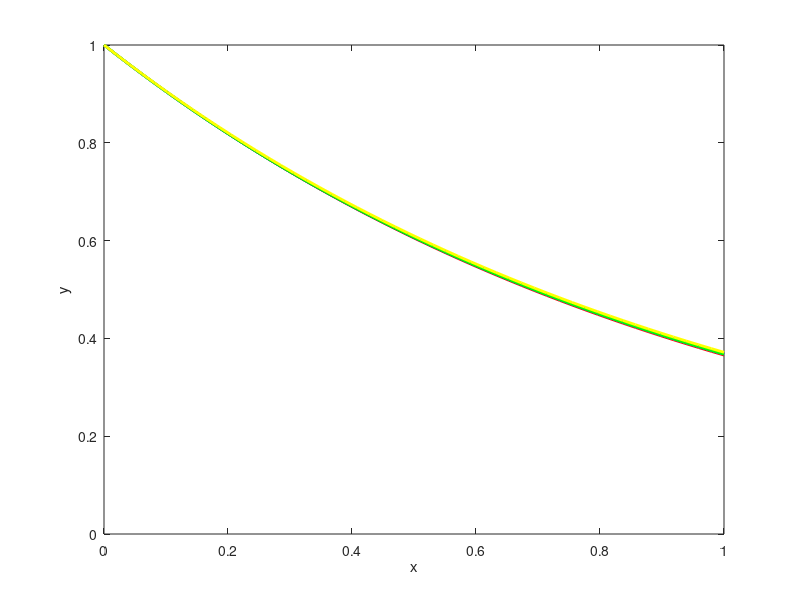

The MATLAB script that drew this image:
clear all, clc
N=50;
x=linspace(0,1,N);
dx=x(2)-x(1);
u=zeros (1,N);
u(1)=1;
for i= 2:N
    u(i)=u(i-1)*(1-dx);
end
figure
plot (x,u,'r',x,exp(-x),'b','linewidth',2);

% 2. reda tacnosti
us=zeros(1,N);
%granicni uslovi
us(1)=1;
us(2)=exp(-x(2));
% us(2)=us(1)*(1-dx);
for i = 3:N
    us(i)=us(i-2) - 2*dx*us(i-1);
end
hold on
plot (x,us,'g','linewidth', 2)

%implicitno
%matrica koeficijenta A
e=ones(N,1);
A=spdiags([-e (1+dx)*e],[-1 0],N,N);
% korekcija zbog granicnih uslova
A(1,1)=1;
% rezultujuca matrica B
B = zeros(N,1); B(1) = 1;
u2 = A\B;
hold on
plot(x,u2,'y','linewidth',2);
xlabel('x')
ylabel('y')
axis([0 1 0 1])

    
